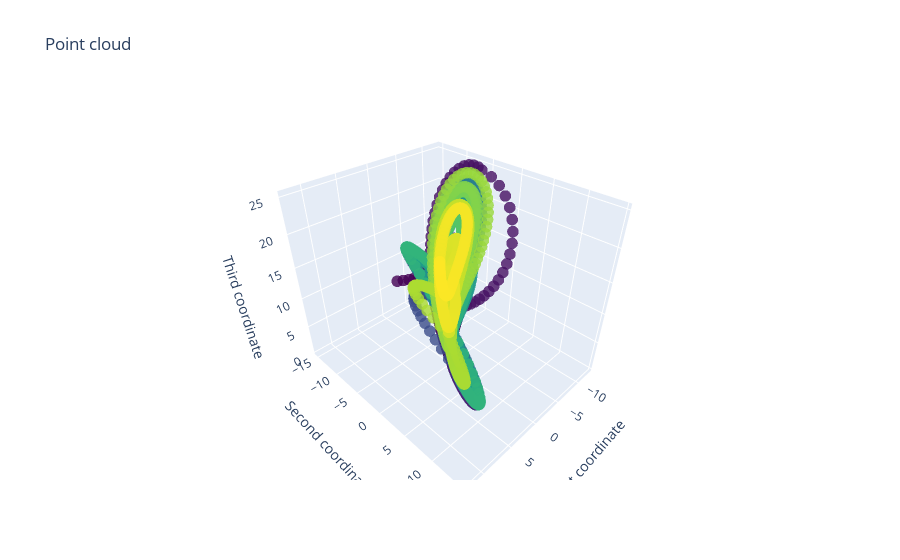

The cell this chart's notebook holds for it:
### Markdown cell above
# Setting up the Lorenz attractor simulation

In the next block we set up all the parameters of the Lorenz system and we define also the instants at which the regime (stable VS chaotic) changes.

### Code cell
# Plotting the trajectories of the Lorenz system
from openml.datasets.functions import get_dataset

point_cloud = get_dataset(42182).get_data(dataset_format='array')[0]
plot_point_cloud(point_cloud)

### Figure 1 — Plotly figure (JSON) as saved in the notebook; plotly's stock layout.template omitted (floating-point values rounded to 4 significant figures; data arrays with more than 128 entries replaced by an {"elided": "..."} marker saying what was removed)
{"data": [{"marker": {"color": {"elided": "4942 int values"}, "colorscale": [[0, "#440154"], [0.1111, "#482878"], [0.2222, "#3e4989"], [0.3333, "#31688e"], [0.4444, "#26828e"], [0.5556, "#1f9e89"], [0.6667, "#35b779"], [0.7778, "#6ece58"], [0.8889, "#b5de2b"], [1, "#fde725"]], "opacity": 0.8, "size": 4}, "mode": "markers", "type": "scatter3d", "x": {"elided": "4942 float values"}, "y": {"elided": "4942 float values"}, "z": {"elided": "4942 float values"}}], "layout": {"scene": {"xaxis": {"exponentformat": "e", "showexponent": "all", "title": {"text": "First coordinate"}, "type": "linear"}, "yaxis": {"exponentformat": "e", "showexponent": "all", "title": {"text": "Second coordinate"}, "type": "linear"}, "zaxis": {"exponentformat": "e", "showexponent": "all", "title": {"text": "Third coordinate"}, "type": "linear"}}, "title": {"text": "Point cloud"}}}
